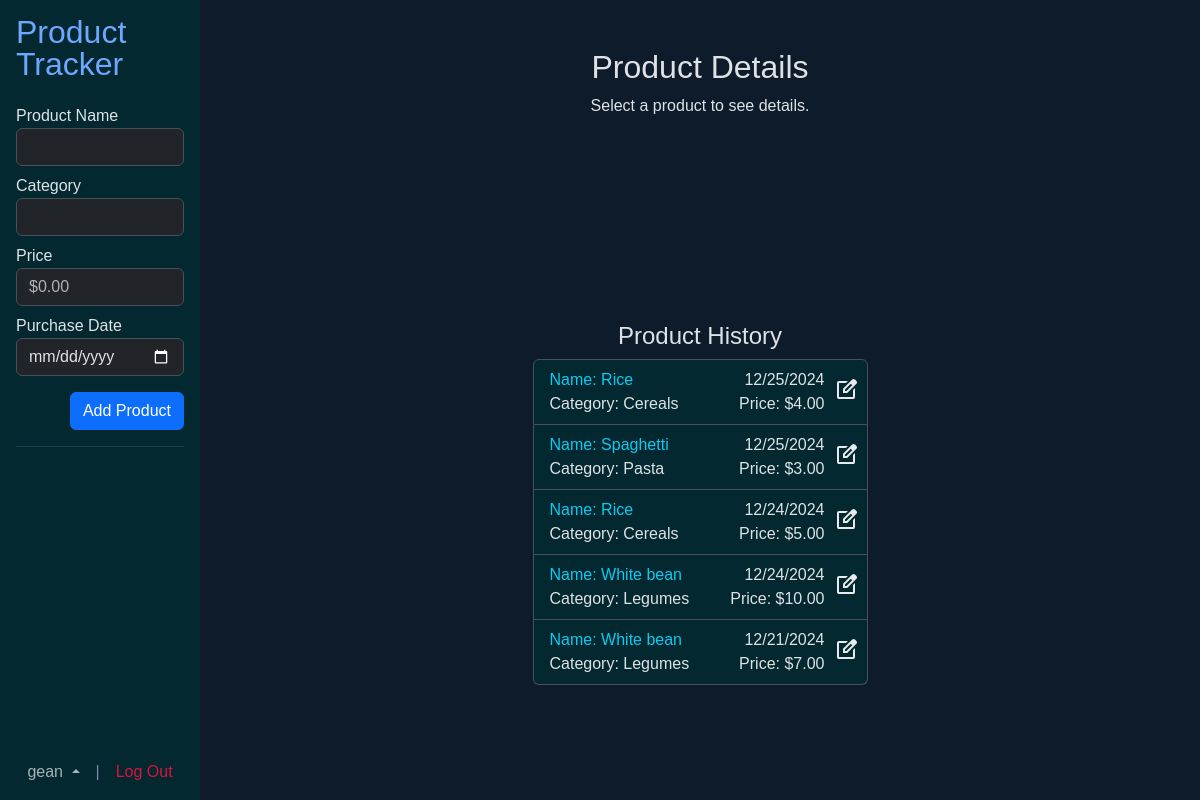
Page / (signed in) on the earlier database version.
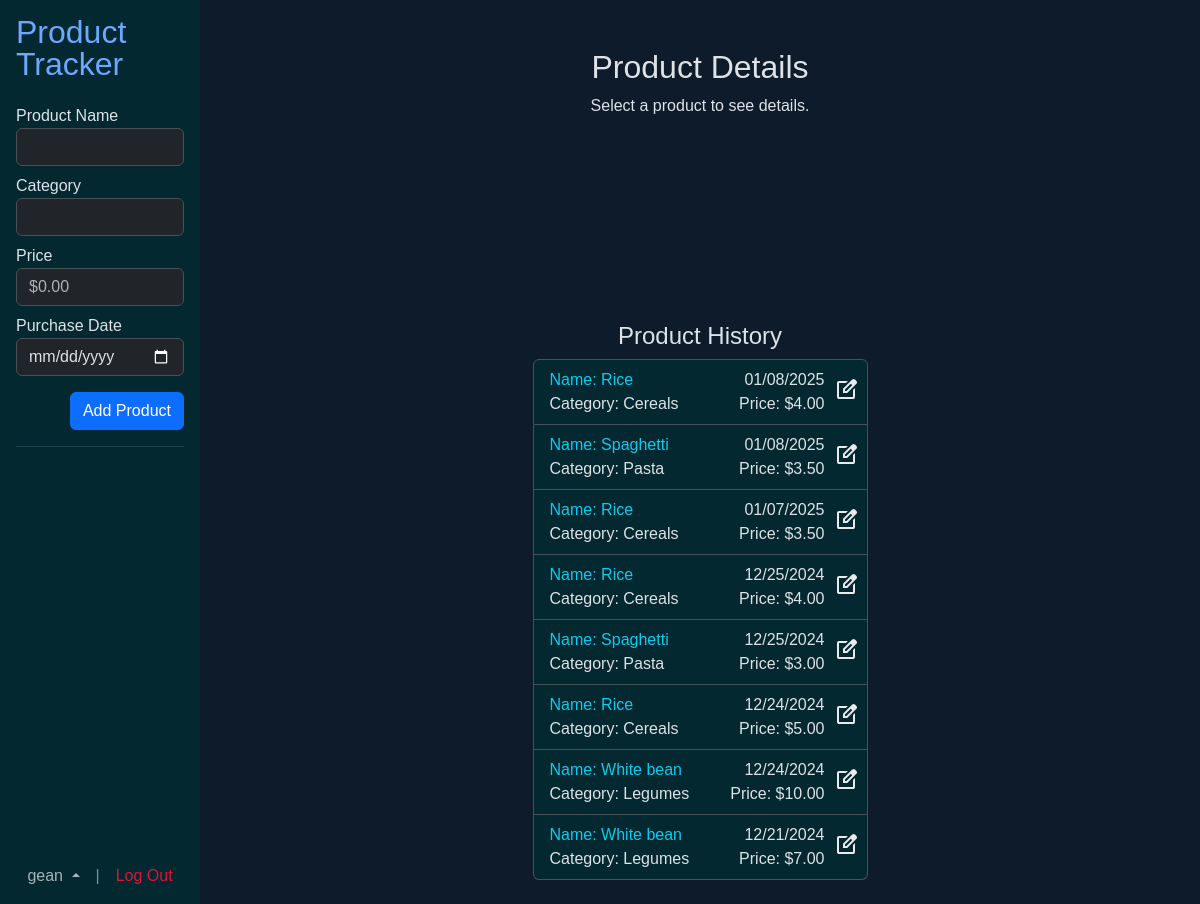
Same page on the later database version.
### tables this page shows
CREATE TABLE users (
id       INTEGER NOT NULL PRIMARY KEY AUTOINCREMENT,
username TEXT NOT NULL UNIQUE,
pwd      TEXT NOT NULL
);

CREATE TABLE history (
id         INTEGER NOT NULL PRIMARY KEY AUTOINCREMENT,
user_id    INTEGER NOT NULL,
item_id    INTEGER NOT NULL,
t_date INTEGER NOT NULL DEFAULT CURRENT_TIMESTAMP,
price      NUMERIC NOT NULL,
    FOREIGN KEY (user_id) REFERENCES users(id)
        ON UPDATE CASCADE
        ON DELETE CASCADE,
    FOREIGN KEY (item_id) REFERENCES items(id)
        ON UPDATE CASCADE
        ON DELETE CASCADE
);

CREATE TABLE items (
id        INTEGER NOT NULL PRIMARY KEY AUTOINCREMENT,
item_name TEXT NOT NULL UNIQUE,
cat_id    INTEGER NOT NULL,
    FOREIGN KEY (cat_id) REFERENCES categories(id)
    ON UPDATE CASCADE
    ON DELETE CASCADE
);

CREATE TABLE categories (
id       INTEGER NOT NULL PRIMARY KEY AUTOINCREMENT,
cat_name TEXT NOT NULL UNIQUE
);

### app.py (the view)
@app.route("/", methods=["GET"])
@login_required
def index():
    categories = db.execute(text(
        "SELECT id, cat_name AS name FROM categories"
    )).fetchall()
    db.commit()
    products = db.execute(text(
        """SELECT history.id AS hist_id, items.id, item_name AS name, cat_name AS category, price, t_date, username FROM history
            JOIN users ON user_id = users.id
            JOIN items ON item_id = items.id
            JOIN categories ON items.cat_id = categories.id
            WHERE user_id = :user
            ORDER BY t_date DESC"""
    ), {"user": session["user_id"]}).fetchall()
    db.commit()
    try:
        username = db.execute(text(
            "SELECT username FROM users WHERE id = :id"
        ), {"id": session['user_id']}).fetchone().username
    except:
        session.clear()
        return redirect("/")
    return render_template("index.html", products=products, categories=categories, username=username)

### app.py (called while the page is built)
def usd(value):
    return f"${value:,.2f}"

def date_format(pattern, value):
    return time.strftime(pattern, time.localtime(value))

def login_required(f):
    @wraps(f)
    def decorated_function(*args, **kwargs):
        if session.get("user_id") is None:
            return redirect("/login")
        return f(*args, **kwargs)
    return decorated_function

### templates/index.html (shortened to what this page needs)
{% extends "layout.html" %}
{% block main %}
	<div class="d-flex h-100 p-0 m-0">
		<div class="offcanvas-sm" style="width:200px"></div>
		<nav class="offcanvas-sm offcanvas-start p-3 h-100 bg-info-subtle" style="width: 200px; position: fixed;" tabindex="-1" id="offcanvasResponsive" aria-labelledby="offcanvasResponsiveLabel">
            <div class="offcanvas-body-sm" style="height: 60%">
				<h2 class="offcanvas-title mb-4 lh-1"><a href="/">Product Tracker</a></h2>
				<form method="POST" action="{{ url_for('add_product')}}">
					<div class="form-group mb-2">
						<label for="name">Product Name</label>
						<input type="text" class="form-control" id="name" name="name" required autocomplete="name">
					</div>
					<div class="form-group mb-2">
						<label for="category">Category</label>
						<input name="category" class="form-control" list="datalistOptions" id="category">
					</div>
					<div class="form-group mb-2">
						<label for="price">Price</label>
						<input type="number" class="form-control" id="price" name="price" required step="0.01" min="0" placeholder="$0.00">
					</div>
					<div class="form-group mb-2">
						<label for="date">Purchase Date</label>
						<input type="date" class="form-control" id="date" name="date" required>
					</div>
					<div class="form-group mb-3 pt-2 text-end">
						<button type="submit" class="btn btn-primary">Add Product</button>
					</div>
				</form>
				<hr style="color: #778DA9">
			</div>
			<div id="user-div" class="offcanvas-footer d-flex justify-content-center align-items-end dropup" style="height:40%">
				<a class="text-muted dropdown-toggle" data-bs-toggle="dropdown" aria-expanded="false" style="cursor: pointer">{{ username }} </a>
				<a class="px-3" style="color: #778DA9">|</a>
				<a href="/logout" style="color: #DC143C">Log Out</a>
			</div>
		</nav>
		<div class="text-center mx-auto pt-5">
			<div id="main-content">
				<div class="text-start pb-4" style="height: 250px; width: 335px;">
					{% if selected_product %}
						<h2 class="pb-4 text-center">Product Details</h2>
						<h4>{{ selected_product.name.capitalize() }}</h3>
						<p>Category: {{ selected_product.category.capitalize() }}</p>
						<p>Price: {{ usd(selected_product.price) }}</p>
						<p>Average Days Between Purchases: {{ avg_days }} days</p>
					{% else %}
						<div class="text-center">
							<h2>Product Details</h2>
							<p>Select a product to see details.</p>
						</div>
					{% endif %}
				</div>
				<div class="mt-4 mx-auto pb-4" style="width: 335px;">
					<h4>Product History</h4>
					<ul id="product-list" class="list-group">
						{% if products %}
							{% for product in products %}
								<li class="bg-info-subtle d-flex list-group-item pb-2 pe-0">
									<div class="w-100 text-start">
										<a href="{{ url_for('product', id=product.hist_id) }}" class="text-body">
											<div class="row">
												<div class="col-auto text-info">Name: {{ product.name.capitalize() }}</div>
												<div class="col text-end">{{ date_format("%m/%d/%Y", product.t_date) }}</div>
											</div>
											<div class="row">
												<div class="col-auto">Category: {{ product.category.capitalize() }}</div>
												<div class="col text-end">Price: {{ usd(product.price) }}</div>
											</div>
										</a>
									</div>
									<div>
										<button name="edit" value="{{ product.hist_id }}" class="btn p-2 pb-0 pt-2" data-bs-toggle="modal" data-bs-target="#modal" data-bs-name="{{ product.name.capitalize() }}">
										</button>
									</div>
								</li>
							{% endfor %}
						{% else %}
								<p>No Products</p>
						{% endif %}
					</ul>
				</div>
			</div>
		</div>
    </div>
{% endblock %}

### templates/layout.html (shortened to what this page needs)
<!DOCTYPE html>
<html lang="en" data-bs-theme="dark">
<head>
    <link href="https://cdn.jsdelivr.net/npm/bootstrap@5.3.3/dist/css/bootstrap.min.css" rel="stylesheet">
</head>
<body>
    {% block main %} {% endblock %}
</body>
</html>

### templates/layout.html (style rules this page uses)
body { background-color: #0D1B2A; font-family: 'montserrat', sans-serif; height: 100vh; }
a { text-decoration: none; }

Differences in the rows shown:
added history: name "Rice", t_date "01/08/2025", category "Cereals", price "$4.00"
added history: name "Spaghetti", t_date "01/08/2025", category "Pasta", price "$3.50"
added history: name "Rice", t_date "01/07/2025", category "Cereals", price "$3.50"
